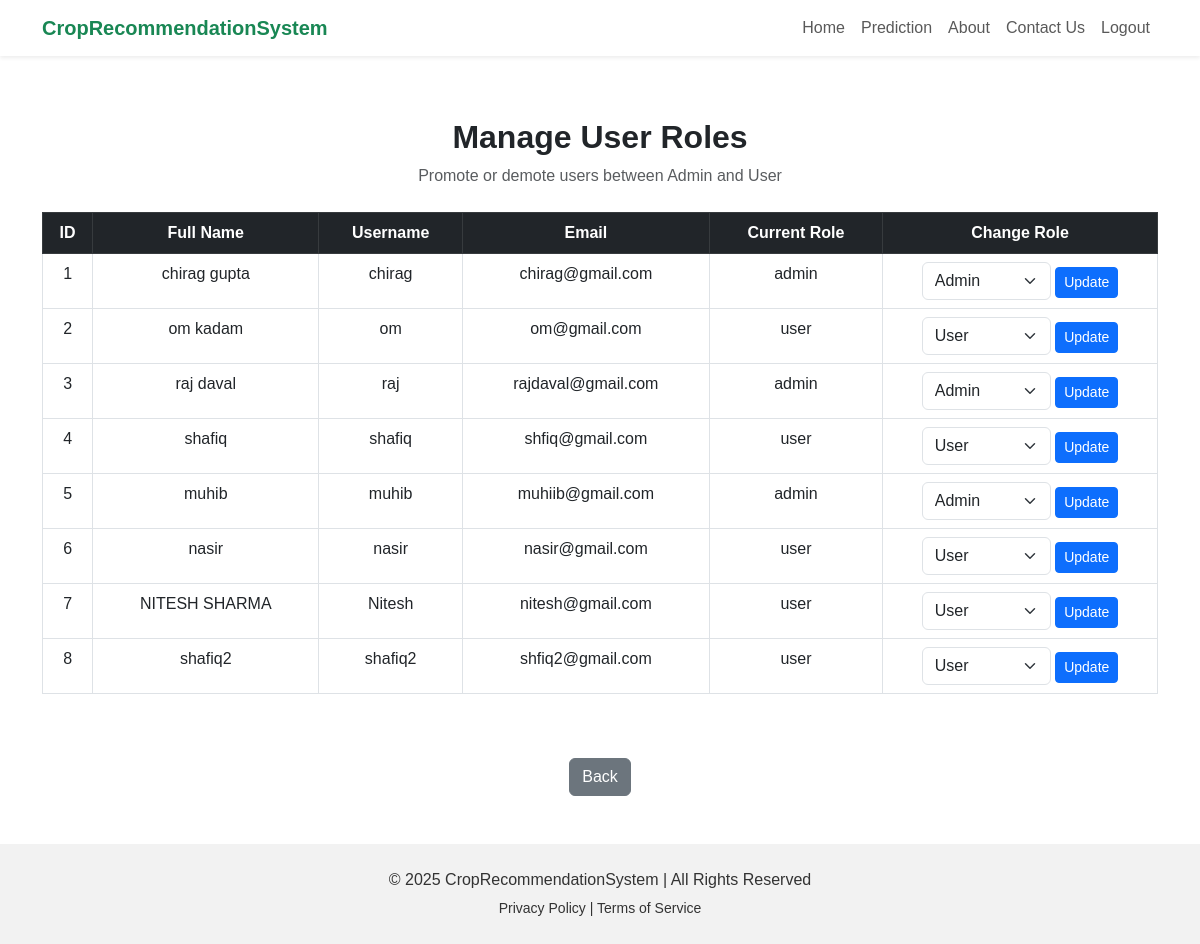
The page /admin/roles (signed in) on the database its author committed.
### tables this page shows
CREATE TABLE users (
            id INTEGER PRIMARY KEY AUTOINCREMENT,
            fullname TEXT NOT NULL,
            email TEXT UNIQUE NOT NULL,
            username TEXT UNIQUE NOT NULL,
            password TEXT NOT NULL,
            role TEXT NOT NULL DEFAULT 'user'
        );

### app.py (the view)
@app.route('/admin/roles', methods=['GET', 'POST'])
def manage_roles():
    if session.get('role') != 'admin':
        flash("Unauthorized access!", "danger")
        return redirect(url_for('index'))
    conn = sqlite3.connect(DB_NAME)
    conn.row_factory = sqlite3.Row
    c = conn.cursor()
    if request.method == "POST":
        user_id = request.form.get("user_id")
        new_role = request.form.get("role")
        c.execute("UPDATE users SET role = ? WHERE id = ?", (new_role, user_id))
        conn.commit()
        flash("User role updated successfully!", "success")
    c.execute("SELECT id, fullname, username, email, role FROM users")
    users = c.fetchall()
    conn.close()
    return render_template("manage_roles.html", users=users)

### templates/manage_roles.html (shortened to what this page needs)
{% extends 'base.html' %}
{% block content %}
<div class="container py-5">
  <h2 class="fw-bold text-center">Manage User Roles</h2>
  <p class="text-muted text-center">Promote or demote users between Admin and User</p>
  <div class="table-responsive mt-4">
    <table class="table table-bordered text-center">
      <thead class="table-dark">
        <tr>
          <th>ID</th>
          <th>Full Name</th>
          <th>Username</th>
          <th>Email</th>
          <th>Current Role</th>
          <th>Change Role</th>
        </tr>
      </thead>
      <tbody>
        {% for user in users %}
        <tr>
          <td>{{ user.id }}</td>
          <td>{{ user.fullname }}</td>
          <td>{{ user.username }}</td>
          <td>{{ user.email }}</td>
          <td>{{ user.role }}</td>
          <td>
            <form method="POST" action="{{ url_for('manage_roles') }}">
              <select name="role" class="form-select d-inline w-50">
                <option value="user" {% if user.role == 'user' %}selected{% endif %}>User</option>
                <option value="admin" {% if user.role == 'admin' %}selected{% endif %}>Admin</option>
              </select>
              <button type="submit" class="btn btn-sm btn-primary">Update</button>
            </form>
          </td>
        </tr>
        {% endfor %}
      </tbody>
    </table>
  </div>
</div>
<div class="d-flex justify-content-center">
 <a href="{{ url_for('admin_dashboard') }}" class="btn btn-secondary">Back</a>
</div>
{% endblock %}

### templates/base.html (style rules this page uses)
body { font-family: Arial, sans-serif; scroll-behavior: smooth; padding-top: 70px; }

### rows shown on the page
users: id "1", fullname "chirag gupta", username "chirag", email "chirag@gmail.com", role "admin", role "Admin"
users: id "2", fullname "om kadam", username "om", email "om@gmail.com", role "user", role "User"
users: id "3", fullname "raj daval", username "raj", email "rajdaval@gmail.com", role "admin", role "Admin"
users: id "4", fullname "shafiq", username "shafiq", email "shfiq@gmail.com", role "user", role "User"
users: id "5", fullname "muhib", username "muhib", email "muhiib@gmail.com", role "admin", role "Admin"
users: id "6", fullname "nasir", username "nasir", email "nasir@gmail.com", role "user", role "User"
users: id "7", fullname "NITESH SHARMA", username "Nitesh", email "nitesh@gmail.com", role "user", role "User"
users: id "8", fullname "shafiq2", username "shafiq2", email "shfiq2@gmail.com", role "user", role "User"
